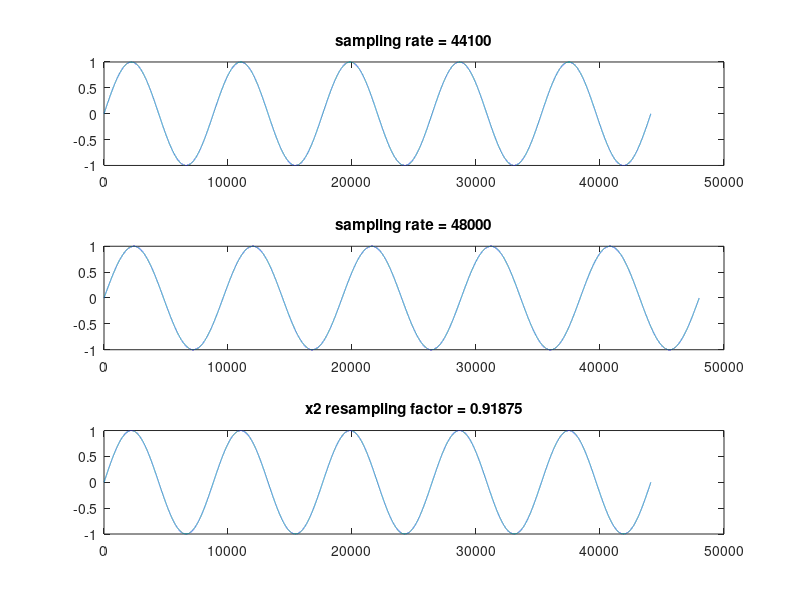

The MATLAB script that drew this image:
%% reset
clear all;

%% setup
fs1 = 44100;
fs2 = 48000;

freq = 5;
dur = 1;

nT1 = (0:fs1*dur-1)/fs1;
x1 = sin(2*pi*freq*nT1);

nT2 = (0:fs2*dur-1)/fs2;
x2 = sin(2*pi*freq*nT2);

y = resample(x2, fs1, fs2); % convert x2 to sample rate of x1

subplot(311);
plot(x1);
title(['sampling rate = ', num2str(fs1)]);
subplot(312);
plot(x2);
title(['sampling rate = ', num2str(fs2)]);
subplot(313);
plot(y);
title(['x2 resampling factor = ', num2str(fs1/fs2)]);